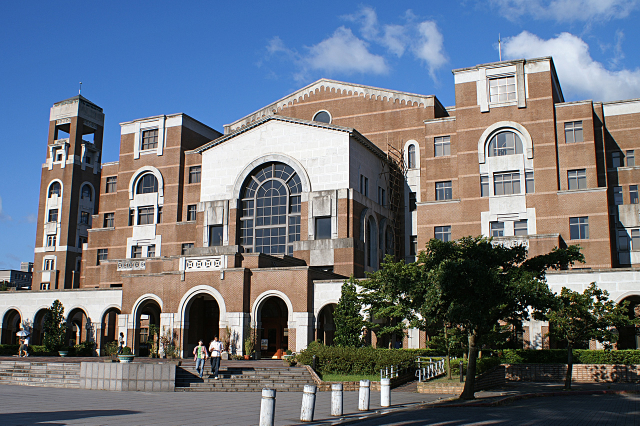
#> input picture 00_TESTBED/gen/image.png, 1280 x 851 px (shown at 1/2 size)
$ python new_hw_sim.py
#> lines starting #> are read from the running program, lines starting #| are printed output that depends on the picture
import numpy as np
import scipy.linalg as la
import matplotlib.pyplot as plt
import math
import sys
import io
import os
import json
from PIL import Image
from tqdm import tqdm
from config import *

_SCRIPT_DIR = os.path.dirname(os.path.abspath(__file__))
_IMAGE_PATH = os.path.join(_SCRIPT_DIR, "image.png")
_PATCH_KEYS_JSON = os.path.join(_SCRIPT_DIR, "sim_patch_keys.json")
_PATCH_KEYS_PY = os.path.join(_SCRIPT_DIR, "sim_patch_keys.py")

if getattr(sys.stdout, "encoding", None) in (None, "ANSI_X3.4-1968", "ascii"):
    sys.stdout = io.TextIOWrapper(sys.stdout.buffer, encoding="utf-8", errors="replace")

error_sweep = True
config_sweep = False

# 輔助函式：模擬 Verilog 截斷與符號
# ==========================================
# [5 lines left out: function _to_signed, not called in this run]

def to_signed(val, bits):
    mask = (1 << bits) - 1
    val = np.asarray(val, dtype=np.int64) & mask
    return np.where(val >= (1 << (bits - 1)), val - (1 << bits), val)

# 👉 替換為 gen_test.py 裡面的「向量旋轉模式」CORDIC
def hw_cordic_rotation(x_in, y_in, phase_in):
    x_in = to_signed(x_in, CORDIC_INPUT)
    y_in = to_signed(y_in, CORDIC_INPUT)

    phase_in = to_signed(phase_in, 16)

    if phase_in > 16384 or phase_in < -16384:
        x, y = -x_in, -y_in
        z = to_signed(phase_in - 32768 if phase_in > 0 else phase_in + 32768, 16)
    else:
        x, y = x_in, y_in
        z = phase_in

    for i in range(STAGES):
        sign = (z < 0)
        x_shift, y_shift = x >> i, y >> i
        if not sign:
            x_next, y_next, z_next = x - y_shift, y + x_shift, z - ATAN_TABLE[i]
        else:
            x_next, y_next, z_next = x + y_shift, y - x_shift, z + ATAN_TABLE[i]
        # 內部迭代使用 18-bit 防溢位保精度
        x, y, z = to_signed(x_next, CORDIC_INTERMEDIATE), to_signed(y_next, CORDIC_INTERMEDIATE), to_signed(z_next, 16)

    x_out = (x + (1 << (OUTPUT_SHIFT - 1))) >> OUTPUT_SHIFT
    y_out = (y + (1 << (OUTPUT_SHIFT - 1))) >> OUTPUT_SHIFT

    x_out = to_signed(x_out, CORDIC_OUTPUT)
    y_out = to_signed(y_out, CORDIC_OUTPUT)
    return x_out, y_out

# ==========================================
# 矩陣 V 的生成與 CSD (Shift-and-Add) 量化
# ==========================================
def approx_pot_csd(val_int, num_terms):
    """將整數轉換為最多 num_terms 個 2的次方 相加減 (CSD 編碼)"""
    if val_int == 0: return 0, [(0, 0)]
    residual = val_int
    res_val = 0
    ops = []
    for _ in range(num_terms):
        if residual == 0:
            break
        sign = 1 if residual > 0 else -1
        abs_res = abs(residual)
        p = int(round(math.log2(abs_res)))
        ops.append((sign, p))
        value = sign * (1 << p)
        res_val += value
        residual -= value

    return res_val, ops

def get_ultimate_V_and_k(N):
#> called with N = 32
    S = np.zeros((N, N))
    for n in range(N):
        S[n, n] = 2 * np.cos(2 * np.pi * n / N)
        S[n, (n + 1) % N] = 1; S[n, (n - 1) % N] = 1
    J = np.zeros((N, N)); J[0, 0] = 1
    for i in range(1, N): J[i, N - i] = 1

    S_prime = S + 1e-6 * J
    eig_vals, eig_vecs = la.eigh(S_prime)
    n_idx = np.arange(N)
    F = np.exp(-2j * np.pi * np.outer(n_idx, n_idx) / N) / np.sqrt(N)
    buckets = {0: [], 1: [], 2: [], 3: []}
    ideal_eigvals = [1, -1j, -1, 1j]

    for i in range(N):
        v = eig_vecs[:, i]
        v_cyclic = np.append(v, v[0])
        z_count = np.where(np.diff(np.sign(v_cyclic + 1e-15)))[0].size
        dft_type = np.argmin([np.abs(np.vdot(v, F @ v) - val) for val in ideal_eigvals])
        buckets[dft_type].append((z_count, i))

    for t in buckets: buckets[t].sort(key=lambda x: x[0])
    k_orders = np.arange(N)
    if N % 2 == 0: k_orders[-1] = N

    sorted_indices = []
    for k in k_orders:
        req_type = k % 4
        if buckets[req_type]: sorted_indices.append(buckets[req_type].pop(0)[1])

    V = eig_vecs[:, sorted_indices]
    for i in range(N):
        if V[np.argmax(np.abs(V[:, i])), i] < 0: V[:, i] *= -1
    # for K_inv
    return V, k_orders

np.set_printoptions(precision=5, suppress=True, linewidth=200, threshold=np.inf)
V_float, k_orders = get_ultimate_V_and_k(N)
print(f"k_orders:{k_orders}")
np.savetxt("V_float.txt", V_float, fmt="%.10f")

# ==========================================
# 理論與硬體模型
# ==========================================
# [6 lines left out: function theoretical_eigen_dfrft, not called in this run]

def hw_dfrft_pipeline(x_real, x_imag, key):
    # input storage
    x_real = to_signed(x_real, INPUT_PORT)
    x_imag = to_signed(x_imag, INPUT_PORT)

    # [Stage 1: V^T * x]
    x_real = to_signed(x_real, MAC_INPUT)
    x_imag = to_signed(x_imag, MAC_INPUT)
    y1_r_full, y1_i_full = np.zeros(N, dtype=np.int64), np.zeros(N, dtype=np.int64)
    for k in range(N):
        for n in range(N):
            y1_r_full[k] += to_signed(V_q[n, k] * x_real[n], MAC_INTERMEDIATE)
            y1_i_full[k] += to_signed(V_q[n, k] * x_imag[n], MAC_INTERMEDIATE)

    y1_r_q = to_signed((y1_r_full + (1 << (S1_SHIFT - 1))) >> S1_SHIFT, MAC_OUTPUT)
    y1_i_q = to_signed((y1_i_full + (1 << (S1_SHIFT - 1))) >> S1_SHIFT, MAC_OUTPUT)

    # [Stage 2: CORDIC Rotation] 👉 結合 gen_test 邏輯，直接做旋轉
    y2_r_q = np.zeros(N, dtype=np.int64)
    y2_i_q = np.zeros(N, dtype=np.int64)
    for k in range(N):
        phase_val = to_signed(-256 * k_orders[k] * key, 16)
        y2_r_q[k], y2_i_q[k] = hw_cordic_rotation(y1_r_q[k], y1_i_q[k], phase_val)

    # [Stage 3: V * y2]
    y2_r_q = to_signed(y2_r_q, MAC_INPUT)
    y2_i_q = to_signed(y2_i_q, MAC_INPUT)
    y3_r_full, y3_i_full = np.zeros(N, dtype=np.int64), np.zeros(N, dtype=np.int64)
    for n in range(N):
        for k in range(N):
            y3_r_full[n] += to_signed(V_q[n, k] * y2_r_q[k], MAC_INTERMEDIATE)
            y3_i_full[n] += to_signed(V_q[n, k] * y2_i_q[k], MAC_INTERMEDIATE)

    out_r = to_signed((y3_r_full + (1 << (S3_SHIFT - 1))) >> S3_SHIFT, MAC_OUTPUT)
    out_i = to_signed((y3_i_full + (1 << (S3_SHIFT - 1))) >> S3_SHIFT, MAC_OUTPUT)

    # output storage
    out_r = to_signed(out_r, OUTPUT_PORT)
    out_i = to_signed(out_i, OUTPUT_PORT)
    return out_r, out_i

# [72 lines left out: function find_unity_gain_v_scale, not called in this run]

def find_gain_v_scale(V_float, V_BITS, MAX_TERMS):
#> called with V_BITS = 14, MAX_TERMS = 3
    global V_q
    V_q = np.zeros((N, N), dtype=np.int64)
    V_ops = [[None for _ in range(N)] for _ in range(N)]

    for i in range(N):
        for j in range(N):
            val_int = int(round(V_float[i, j] * V_SCALE * (1 << V_BITS)))
            V_q[i, j], ops = approx_pot_csd(val_int, num_terms=MAX_TERMS)
            V_ops[i][j] = ops
    np.savetxt("V_q.txt", V_q, fmt="%6d")

    with open("V_ops.txt", "w") as f:
        for i in range(N):
            for j in range(N):
                ops = V_ops[i][j]
                line = " ".join(f"({s},{p})" for s, p in ops)
                f.write(line + "\n")
#> further down, im is the input picture: PIL image 1280x851 RGB; mean R, G, B 109.1, 115.5, 125.5
    print(f"成功生成 Gain={HW_GAIN} 的 V_q.txt 與 V_ops.txt！SCALE={V_SCALE}")


# [7 lines left out: function load_image_32, not called in this run]


def load_rgb_divisible_by_32(path, max_dim=None):
    """
    Load RGB image; resize so H and W are multiples of 32 (LANCZOS).
    Returns (rgb float HxWx3, original_h, original_w).
    """
#> called with path = '00_TESTBED/gen/image.png', max_dim = 320
    im = Image.open(path)
    if im.mode != "RGB":
        im = im.convert("RGB")
    ow, oh = im.size
#> ow = 1280; oh = 851
    w, h = ow, oh
#> w = 1280; h = 851
    if max_dim and max(w, h) > max_dim:
        scale = max_dim / float(max(w, h))
#> scale = 0.25
        w = max(N, int(round(w * scale)))
#> w = 320
        h = max(N, int(round(h * scale)))
#> h = 213
    wp = ((w + N - 1) // N) * N
#> wp = 320
    hp = ((h + N - 1) // N) * N
#> hp = 224
    if (wp, hp) != (ow, oh):
        im = im.resize((wp, hp), Image.LANCZOS)
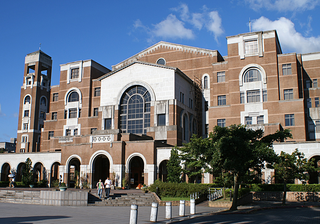
#> im: PIL image 320x224 RGB; mean R, G, B 109.2, 115.5, 125.5
    w, h = im.size
#> h = 224
    rgb = np.array(list(im.getdata()), dtype=np.float64).reshape(h, w, 3)
    return rgb, oh, ow


def save_rgb(arr_hwc, path):
    u8 = np.clip(np.round(arr_hwc), 0, 255).astype(np.uint8)
    Image.fromarray(u8, mode="RGB").save(path)


# [14 lines left out: functions upscale_rgb_to_size, normalize_to_255, not called in this run]


def save_gray(img, path):
    Image.fromarray(np.clip(np.round(img), 0, 255).astype(np.uint8), mode="L").save(path)


def input_port_limits():
    """Signed range for INPUT_PORT bits (8-bit: -128..127, 9-bit: -256..255)."""
    hi = (1 << (INPUT_PORT - 1)) - 1
    lo = -(1 << (INPUT_PORT - 1))
    return lo, hi


# [9 lines left out: function saturate_to_input, not called in this run]


def saturate_to_input_arr(arr):
    return np.array([saturate_to_input(x) for x in arr], dtype=np.int64)


# [30 lines left out: functions print_saturate_clip_stats, quantize_11_to_8_signed, not called in this run]


def enc_mag_vis(real, imag):
    return normalize_to_255(np.sqrt(real.astype(float) ** 2 + imag.astype(float) ** 2))


def grey_from_real(real):
    return np.clip(real.astype(np.float64) + 128, 0, 255)


def clip_hw_key(k):
    return int(max(-128, min(127, int(k))))


# [32 lines left out: functions patch_keys_for_grid, save_patch_keys, not called in this run]


def load_patch_keys(keys_file):
    """Load recorded key table; returns (meta dict, key_table ndarray)."""
    with open(keys_file, encoding="utf-8") as f:
        meta = json.load(f)
    keys = np.array(meta["keys"], dtype=np.int64)
    return meta, keys


def resolve_patch_keys(nbr, nbc, canvas_w, canvas_h, seed, keys_file, regen=False):
    """Use recorded keys if file matches grid; else generate random keys and save."""
    if not regen and os.path.isfile(keys_file):
        meta, keys = load_patch_keys(keys_file)
        if (
            meta["nbr"] == nbr
            and meta["nbc"] == nbc
            and meta.get("canvas_w") == canvas_w
            and meta.get("canvas_h") == canvas_h
        ):
            return keys, f"loaded from {keys_file}"
        print(
            f"  key file grid {meta['nbr']}x{meta['nbc']} "
            f"({meta.get('canvas_w')}x{meta.get('canvas_h')}) != canvas {nbr}x{nbc} ({canvas_w}x{canvas_h})"
        )
        print("  generating new random keys")
    keys = patch_keys_for_grid(nbr, nbc, seed)
    save_patch_keys(keys_file, nbr, nbc, canvas_w, canvas_h, keys, seed)
    return keys, f"random (seed={seed}), recorded for decrypt"


def parse_image_cli(argv=None):
    """CLI: --max, --32, --seed, --fixed-key, --keys-file, --regen-keys."""
    argv = argv if argv is not None else sys.argv[1:]
    max_dim, force_32 = 320, False
    seed = RANDOM_SEED
    per_patch_keys = True
    regen_keys = False
    fixed_key = 40
    keys_file = _PATCH_KEYS_JSON
    i = 0
    while i < len(argv):
        if argv[i] == "--32":
            force_32 = True
        elif argv[i] == "--fixed-key":
            per_patch_keys = False
        elif argv[i] == "--regen-keys":
            regen_keys = True
        elif argv[i] == "--seed" and i + 1 < len(argv):
            seed = int(argv[i + 1])
            i += 1
        elif argv[i] in ("--keys-file",) and i + 1 < len(argv):
            keys_file = argv[i + 1]
            if not os.path.isabs(keys_file):
                keys_file = os.path.join(_SCRIPT_DIR, keys_file)
            i += 1
        elif argv[i] in ("--key", "--master-key") and i + 1 < len(argv):
            fixed_key = int(argv[i + 1])
            per_patch_keys = False
            i += 1
        elif argv[i] == "--max" and i + 1 < len(argv):
            max_dim = int(argv[i + 1])
            i += 1
        i += 1
    return max_dim, force_32, seed, per_patch_keys, keys_file, regen_keys, fixed_key


def dfrft_pass_2d(real_in, imag_in, key, along="row", report_clips=False, stage=""):
    """
    Run hw_dfrft on every row or column; saturate 11-bit out to INPUT_PORT bits.
    along: 'row' (axis 0) or 'col' (axis 1)
    """
    out_r = np.zeros((N, N), dtype=np.int64)
    out_i = np.zeros((N, N), dtype=np.int64)
    raw_r, raw_i = [], []
    indices = range(N)
    for idx in indices:
        if along == "row":
            xr, xi = real_in[idx, :].copy(), imag_in[idx, :].copy()
        else:
            xr, xi = real_in[:, idx].copy(), imag_in[:, idx].copy()
        r, ix = hw_dfrft_pipeline(xr, xi, key)
        raw_r.append(r)
        raw_i.append(ix)
        sr, si = saturate_to_input_arr(r), saturate_to_input_arr(ix)
        if along == "row":
            out_r[idx, :], out_i[idx, :] = sr, si
        else:
            out_r[:, idx], out_i[:, idx] = sr, si
    if report_clips:
        label = f"{stage} ({along})"
        print(f"  saturate clips — {label}:")
        print_saturate_clip_stats(np.concatenate(raw_r), "real")
        print_saturate_clip_stats(np.concatenate(raw_i), "imag")
    return out_r, out_i


def process_block_2d(img_block, key_enc=40, key_dec=-40, decrypt_col_first=True, report_clips=False):
    """
    One 32x32 channel (0..255): row enc -> col enc -> col dec -> row dec.
    img_block: (N, N) float grey.
    """
    lo_in, hi_in = input_port_limits()
    real0 = np.clip(np.round(img_block - 128), lo_in, hi_in).astype(np.int64)
    imag0 = np.zeros((N, N), dtype=np.int64)

    enc1_r, enc1_i = dfrft_pass_2d(real0, imag0, key_enc, "row", report_clips=report_clips, stage="enc row")
    enc2_r, enc2_i = dfrft_pass_2d(enc1_r, enc1_i, key_enc, "col", report_clips=report_clips, stage="enc col")

    if decrypt_col_first:
        dec1_r, dec1_i = dfrft_pass_2d(enc2_r, enc2_i, key_dec, "col", report_clips=report_clips, stage="dec col")
        dec2_r, dec2_i = dfrft_pass_2d(dec1_r, dec1_i, key_dec, "row", report_clips=report_clips, stage="dec row")
    else:
        dec1_r, dec1_i = dfrft_pass_2d(enc2_r, enc2_i, key_dec, "row", report_clips=report_clips, stage="dec row")
        dec2_r, dec2_i = dfrft_pass_2d(dec1_r, dec1_i, key_dec, "col", report_clips=report_clips, stage="dec col")

    return {
        "enc1_r": enc1_r,
        "enc1_i": enc1_i,
        "enc2_r": enc2_r,
        "enc2_i": enc2_i,
        "dec_r": dec2_r,
        "dec_grey": grey_from_real(dec2_r),
        "enc1_vis": enc_mag_vis(enc1_r, enc1_i),
        "enc2_vis": enc_mag_vis(enc2_r, enc2_i),
    }


# [21 lines left out: functions run_image_row_encrypt_decrypt, run_image_2d_encrypt_decrypt, not called in this run]


def run_tiled_rgb_encrypt_decrypt(
    path=None,
    seed=RANDOM_SEED,
    per_patch_keys=True,
    keys_file=_PATCH_KEYS_JSON,
    regen_keys=False,
    fixed_key=40,
    decrypt_col_first=True,
    max_dim=320,
):
    """
    Full RGB tiled 2D. Per-patch keys are random, saved to keys_file (+ .py) for later decrypt.
    """
    path = path or _IMAGE_PATH
    rgb, orig_h, orig_w = load_rgb_divisible_by_32(path, max_dim=max_dim)
#> orig_h = 851; orig_w = 1280
    h, w, _ = rgb.shape
#> h = 224; w = 320
    nbr, nbc = h // N, w // N
#> nbr = 7; nbc = 10
    nblocks = nbr * nbc
#> nblocks = 70

    resized_path = os.path.join(_SCRIPT_DIR, "sim_image_resized.png")
    save_rgb(rgb, resized_path)
    print(f"  resized canvas: {w}x{h}  ->  {resized_path}")
#|   resized canvas: 320x224  ->  00_TESTBED/gen/sim_image_resized.png
    if (orig_h, orig_w) != (h, w):
        print(f"  (original was {orig_w}x{orig_h})")
#|   (original was 1280x851)

    if per_patch_keys:
        key_table, key_mode = resolve_patch_keys(nbr, nbc, w, h, seed, keys_file, regen=regen_keys)
#> (reads 00_TESTBED/gen/sim_patch_keys.json from the repository)
    else:
        key_table = None
        key_mode = f"fixed key_enc={clip_hw_key(fixed_key)}"

    print(f"\n=== Tiled RGB 2D (INPUT_PORT={INPUT_PORT}-bit) ===")
    print(f"  source: {path}  original {orig_w}x{orig_h}  ->  canvas {w}x{h}")
#|   source: 00_TESTBED/gen/image.png  original 1280x851  ->  canvas 320x224
    print(f"  blocks: {nbr}x{nbc} = {nblocks}  x 3 channels = {nblocks * 3} pipeline runs")
#|   blocks: 7x10 = 70  x 3 channels = 210 pipeline runs
    print(f"  keys: {key_mode}")
#|   keys: loaded from 00_TESTBED/gen/sim_patch_keys.json
    if per_patch_keys and nblocks <= 12:
        print(f"  key table:\n{key_table}")

    enc1_vis = np.zeros((h, w, 3), dtype=np.float64)
    enc2_vis = np.zeros((h, w, 3), dtype=np.float64)
    dec_rgb = np.zeros((h, w, 3), dtype=np.float64)

    blocks = [(br, bc, ch) for br in range(nbr) for bc in range(nbc) for ch in range(3)]
    for br, bc, ch in tqdm(blocks, desc="32x32 x RGB"):
        if per_patch_keys:
            key_enc = clip_hw_key(key_table[br, bc])
            key_dec = clip_hw_key(-key_enc)
        else:
            key_enc, key_dec = clip_hw_key(fixed_key), clip_hw_key(-fixed_key)
        rs, cs = br * N, bc * N
        block = rgb[rs : rs + N, cs : cs + N, ch]
        out = process_block_2d(block, key_enc, key_dec, decrypt_col_first, report_clips=False)
        enc1_vis[rs : rs + N, cs : cs + N, ch] = out["enc1_vis"]
        enc2_vis[rs : rs + N, cs : cs + N, ch] = out["enc2_vis"]
        dec_rgb[rs : rs + N, cs : cs + N, ch] = out["dec_grey"]
#> this loop made 1 pass
#> pass 1, in run_tiled_rgb_encrypt_decrypt, `block = rgb[rs : rs + N, cs : cs + N, ch]`:
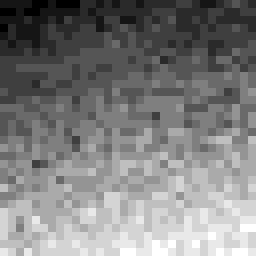
#> block: shape (32, 32) float64 (shown 8 times larger); min 49, max 61, mean 55; drawn with min black and max white
#> after the loop: dec_rgb: shape (224, 320, 3) float64; every value is 0

    rmse = float(np.sqrt(np.mean((rgb - dec_rgb) ** 2)))
    print(f"  full image MSE vs input: {rmse:.2f}")

    save_rgb(rgb, os.path.join(_SCRIPT_DIR, "sim_image_input.png"))
    save_rgb(enc1_vis, os.path.join(_SCRIPT_DIR, "sim_image_encrypted_1d.png"))
    save_rgb(enc2_vis, os.path.join(_SCRIPT_DIR, "sim_image_encrypted_2d.png"))
    save_rgb(dec_rgb, os.path.join(_SCRIPT_DIR, "sim_image_decrypted_2d.png"))

    if (orig_h, orig_w) != (h, w):
        dec_full = upscale_rgb_to_size(dec_rgb, orig_w, orig_h)
        full_path = os.path.join(_SCRIPT_DIR, "sim_image_decrypted_fullsize.png")
        save_rgb(dec_full, full_path)
        print(f"  decrypted upscaled to {orig_w}x{orig_h}  ->  {full_path}")

    # Summary figure: downscale for display if large
    preview_scale = min(1.0, 512.0 / max(h, w))
    if preview_scale < 1.0:
        # [5 lines left out: function _down, not called in this run]
        pin, e1, e2, pdec = _down(rgb), _down(enc1_vis), _down(enc2_vis), _down(dec_rgb)
    else:
        pin, e1, e2, pdec = rgb, enc1_vis, enc2_vis, dec_rgb

    fig, ax = plt.subplots(1, 4, figsize=(16, 4))
    for a, (title, data) in zip(
        ax,
        [
            ("Input", pin),
            ("Enc 1D (rows)", e1),
            ("Enc 2D (+cols)", e2),
            (f"Dec  MSE={rmse:.1f}", pdec),
        ],
    ):
        a.imshow(np.clip(data, 0, 255).astype(np.uint8))
        a.set_title(title)
        a.axis("off")
    plt.tight_layout()
    plt.savefig(os.path.join(_SCRIPT_DIR, "sim_image_pipeline.png"), dpi=120, bbox_inches="tight")
    plt.close()
    print("Saved sim_image_*.png (RGB, includes sim_image_resized.png)")


# [29 lines left out: function _save_image_pipeline, not called in this run]


# ==========================================
# 主程式：測試與繪圖
# ==========================================
if __name__ == "__main__":

    if AUTO_UNITY_GAIN:
        find_unity_gain_v_scale(V_float, V_BITS, MAX_TERMS)
    else:
        find_gain_v_scale(V_float, V_BITS, MAX_TERMS)

    if os.path.isfile(_IMAGE_PATH):
        im = Image.open(_IMAGE_PATH)
        max_dim, force_32, seed, per_patch_keys, keys_file, regen_keys, fixed_key = parse_image_cli()
        if force_32 or (im.size == (N, N) and im.mode in ("L", "1")):
            run_image_2d_encrypt_decrypt(key_enc=fixed_key, key_dec=-fixed_key)
        else:
#> (the run stopped early here; a loop or call above may not have finished)
